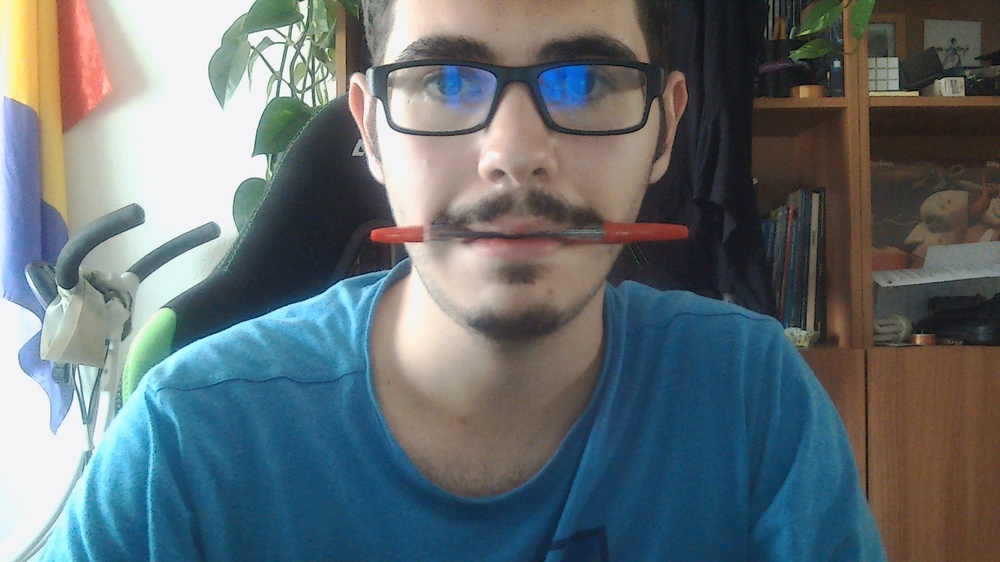
#> input picture foto.jpg, 1000 x 562 px, shrunk from 1920 x 1080 before the run
$ python mouse_static.py
#> lines starting #> are read from the running program, lines starting #| are printed output that depends on the picture; after the words box and inside, x2 and y2 are one past the last pixel; in counts of white or black regions, pixels touching at a corner belong together
import cv2
import numpy as np
from scipy.ndimage import imread
from matplotlib.pyplot import figure, imshow
import math


frame = imread("foto.jpg");
#> frame is the input picture: shape (562, 1000, 3); mean R, G, B 100.9, 110.9, 114.2

hsv = cv2.cvtColor(frame, cv2.COLOR_BGR2HSV);
#> hsv: shape (562, 1000, 3); mean H, S, V 60.3, 94.3, 129.9

# define range of blue color in HSV (tono, saturación, valor)
lower = np.array([0,10,70]); # 90 200
upper = np.array([15,155,155]);

# Threshold the HSV image to get only red colors
mask = cv2.inRange(frame, lower, upper);
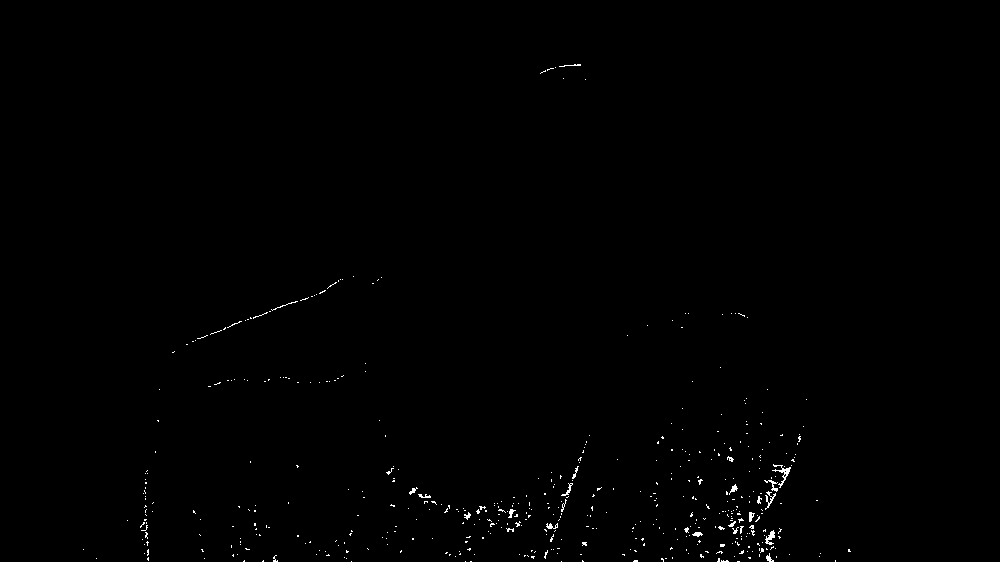
#> mask: shape (562, 1000); 0.42% white in thin lines or dots, all inside (x1, y1, x2, y2) = (83, 64, 851, 562)

# Bitwise-AND mask and original image
res = cv2.bitwise_and(frame, frame, mask = mask);

imshow(mask, cmap = "gray"); figure();
imshow(res, cmap = "gray"); figure();
imshow(frame); figure();
